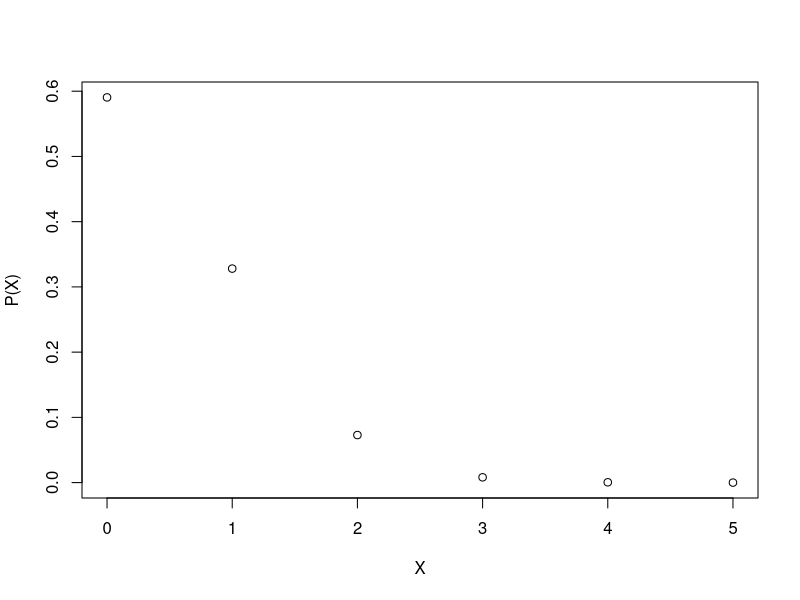
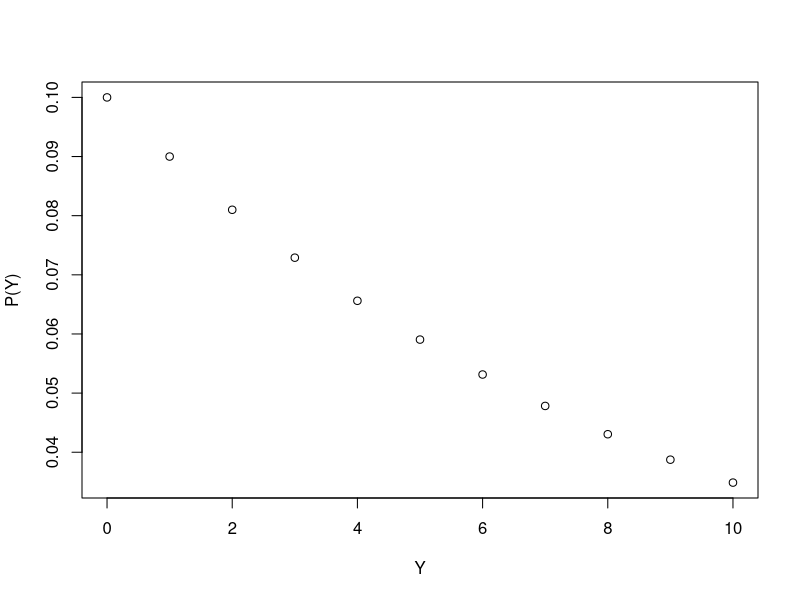

Generate these figures, in order, with R:
## ---- chunk 1
fulltable = c()
for(i in 1:20) {
  testresults = rbinom(5, 1, 0.1)
  fulltable = c(fulltable, c(i, c(testresults, sum(testresults))))
}
asmatrix <- matrix(fulltable, ncol=7, byrow=TRUE)
colnames(asmatrix) = c("Group ", " Test 1 ", " Test 2 ", " Test 3 ", " Test 4 ", " Test 5 ", " Total")
rownames(asmatrix) <- c("","","","","","","","","","","","","","","","","","","","")
as.table(asmatrix)
## ---- chunk 2
tests <- c(0, 1, 1, 1, 0, 0, 2, 1, 2, 0, 0, 1, 1, 1, 0, 0, 0, 1, 0, 0)
probabilitydistribution <- c("0", "1", "2", "3", "4", "5", 0.5, 0.4, 0.1, 0, 0, 0)
asmatrix <- matrix(probabilitydistribution, ncol=6, byrow=TRUE)
rownames(asmatrix) <- c("X", "P(X)")
colnames(asmatrix) <- c("", "", "", "", "", "")
as.table(asmatrix)

print(paste0("The simulated expected number of false positives(mean) is ", mean(tests)))
print(paste0("The simulated variation of false positives(standard deviation) is ", sd(tests)))
## ---- chunk 3
print(paste0("The simulated expected unnecessary cost(mean) is ", mean(tests)*2100))
print(paste0("The simulated variation of unnecessary costs(standard deviation) is ", sd(tests)*2100))
## ---- chunk 4
x <- c("0", "1", "2", "3", "4", "5")
y <- c(0.59049, 0.32805, 0.0729, 0.0081, 0.00045, 0.00001)
probabilitydistribution <- c(x, y)
asmatrix <- matrix(probabilitydistribution, ncol=6, byrow=TRUE)
rownames(asmatrix) <- c("X", "P(X)")
colnames(asmatrix) <- c("", "", "", "", "", "")
as.table(asmatrix)
plot(x, y, type="p", xlab="X", ylab="P(X)")
## ---- chunk 5
x <- c("0", "1", "2", "3", "4", "5", "6", "7", "8", "9", "10")
y <- c(0.1, 0.9*0.1, 0.9^2*0.1, 0.9^3*0.1, 0.9^4*0.1, 0.9^5*0.1, 0.9^6*0.1, 0.9^7*0.1, 0.9^8*0.1, 0.9^9*0.1, 0.9^10*0.1)
probabilitydistribution <- c(x, y)
asmatrix <- matrix(probabilitydistribution, ncol=11, byrow=TRUE)
rownames(asmatrix) <- c("Y", "P(Y)")
colnames(asmatrix) <- c("", "", "", "", "", "", "", "", "", "", "")
as.table(asmatrix)
plot(x, y, type="p", xlab="Y", ylab="P(Y)")
